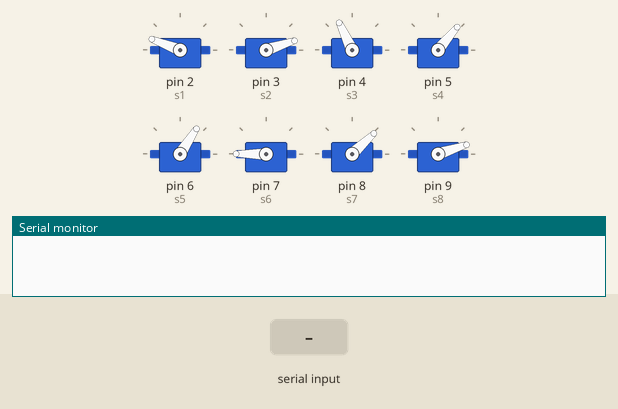
This sketch was run on a simulated Arduino Uno, built with avr-gcc and run on an emulated ATmega328P. Shown: 8 × servo, the last lines printed to the serial monitor. The inputs (shaded band) are chosen by the test bench.

Above: at 1.2 s.
1.3 s: "s1" received over Serial
At 2.42 s:
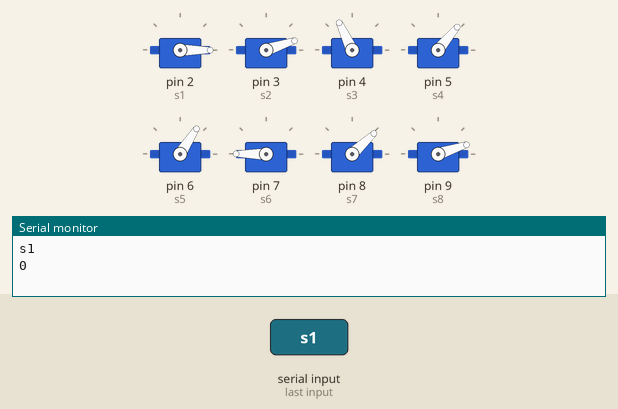
4.0 s: "s3" received over Serial
At 5.2 s:
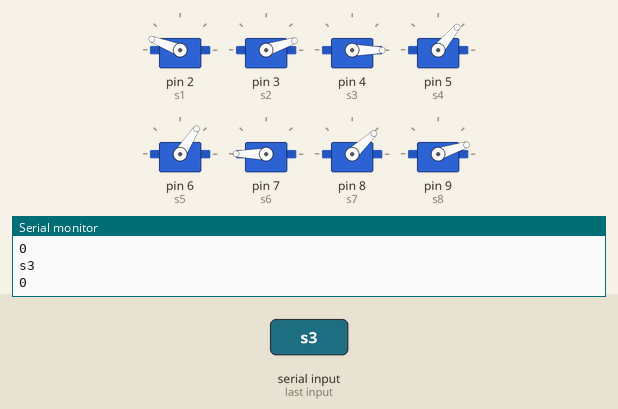
6.8 s: "s4" received over Serial
At 7.98 s:
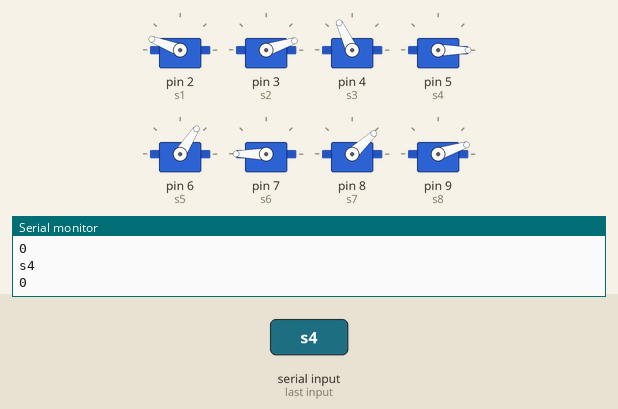
9.6 s: "s5" received over Serial
At 10.75 s:
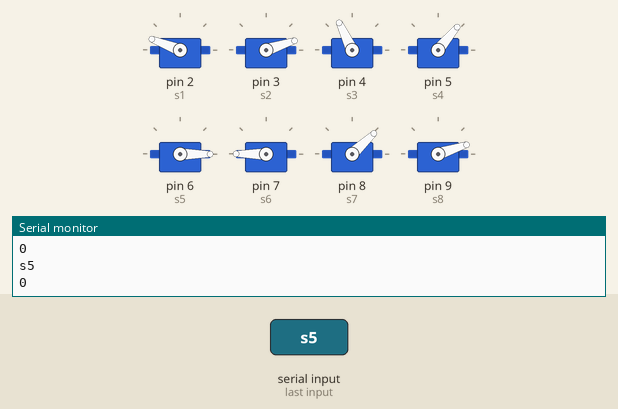
12.3 s: "s6" received over Serial
At 13.54 s:
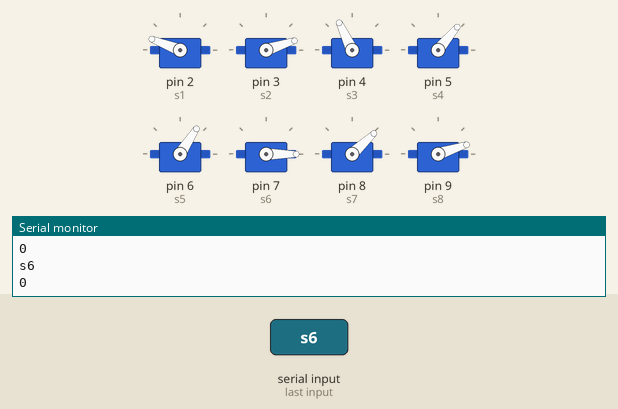
15.2 s: "s7" received over Serial
At 16.43 s:
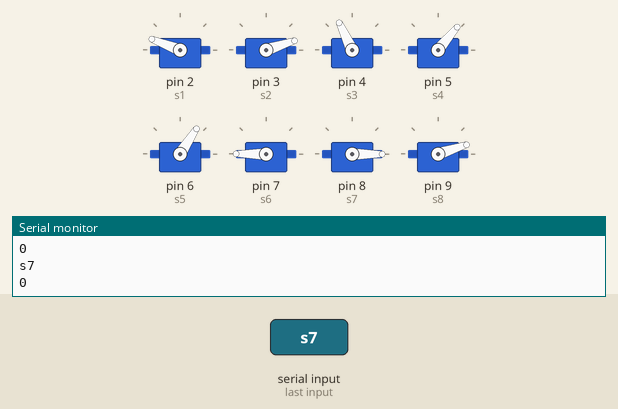
Timing chart, 0 to 18.2 s (numbered marks = the images above; inputs shaded):
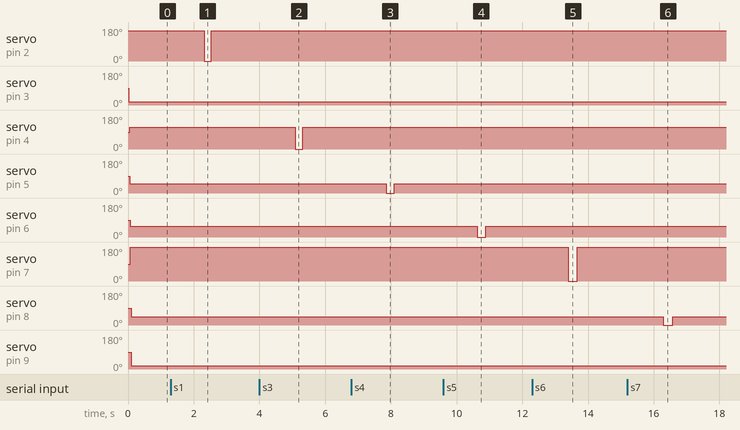

The sketch:

servo-test.ino
```cpp
#include <Servo.h>

Servo s1;
Servo s2;
Servo s3;
Servo s4;
Servo s5;
Servo s6;
Servo s7;
Servo s8;


void setup() {
  s1.attach(2);
  s2.attach(3);
  s3.attach(4);
  s4.attach(5);
  s5.attach(6);
  s6.attach(7);
  s7.attach(8);
  s8.attach(9);


  // initialize serial interface
  Serial.begin(9600);
}


void STAND() {
  s1.write(159);
  delay(15);
   s2.write(18);
  delay(15);
   s3.write(115);
  delay(15);
   s4.write(50);
  delay(15);
   s5.write(57);
  delay(15);
   s6.write(180);
  delay(15);
   s7.write(43);
  delay(15);
   s8.write(18);
  delay(15);
}


void loop() {


if (Serial.available() > 0){
  String jx = Serial.readString();

  String servoID = jx.substring(0,2);
  String servoAngleValue = jx.substring(3);
  int servoAngle = servoAngleValue.toInt();

Serial.println(servoID);
    Serial.println(servoAngle);

   if(servoID == "s1"){
    s1.write(servoAngle);
    delay(200);
   }
    if(servoID == "s2"){
    s2.write(servoAngle);
    delay(200);
   }
    if(servoID == "s3"){
    s3.write(servoAngle);
    delay(200);
   }
    if(servoID == "s4"){
    s4.write(servoAngle);
    delay(200);
   }
    if(servoID == "s5"){
    s5.write(servoAngle);
    delay(200);
   }
    if(servoID == "s6"){
    s6.write(servoAngle);
    delay(200);
   }
    if(servoID == "s7"){
    s7.write(servoAngle);
    delay(200);
   }
    if(servoID == "s8"){
    s8.write(servoAngle);
    delay(200);
   }

 }else{
  STAND();
 }


}
```

Measured:
- after the input at 1.3 s, servo on pin 2 (s1): 159° → 0° after 1.0 s, → 159° 0.20 s later
- after the input at 4.0 s, servo on pin 4 (s3): 115° → 0° after 1.1 s, → 115° 0.23 s later
- after the input at 6.8 s, servo on pin 5 (s4): 50° → 0° after 1.1 s, → 50° 0.25 s later
- after the input at 9.6 s, servo on pin 6 (s5): 57° → 0° after 1.0 s, → 57° 0.26 s later
- after the input at 12.3 s, servo on pin 7 (s6): 180° → 0° after 1.1 s, → 180° 0.28 s later
- after the input at 15.2 s, servo on pin 8 (s7): 43° → 0° after 1.1 s, → 43° 0.29 s later
